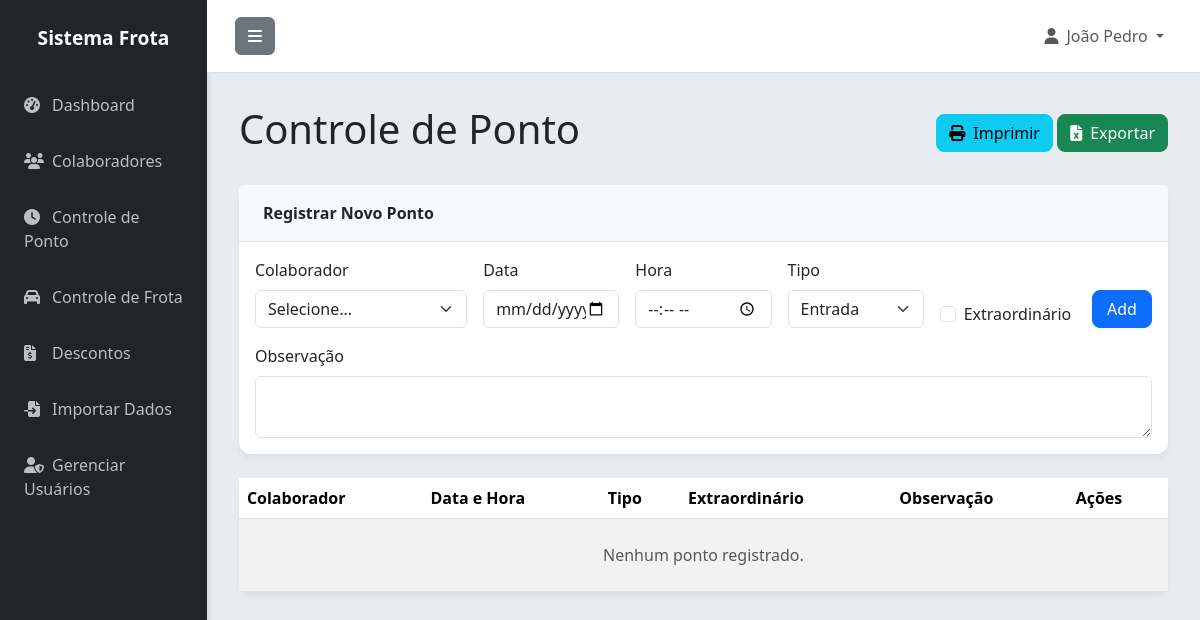
The page /pontos (signed in) on the database as committed earlier.
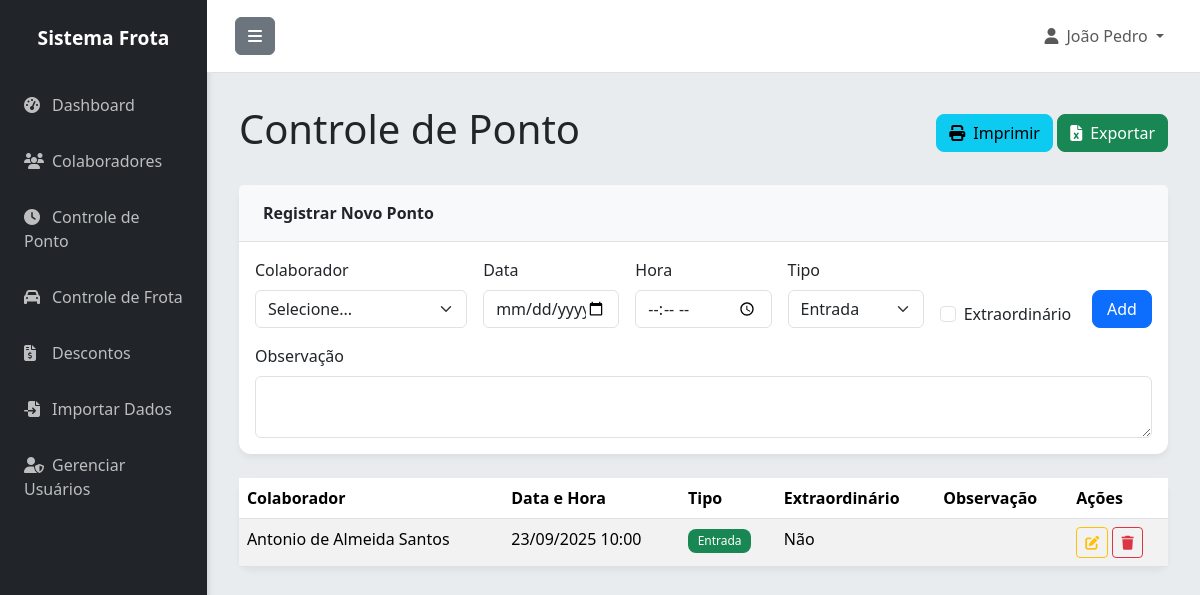
The same page on the database as committed later.
### app.py (models this page shows)
class Usuario(UserMixin, db.Model):
    id = db.Column(db.Integer, primary_key=True)
    username = db.Column(db.String(80), unique=True, nullable=False)
    password_hash = db.Column(db.String(200), nullable=False)
    nome = db.Column(db.String(100), nullable=False)
    email = db.Column(db.String(120), unique=True, nullable=False)
    ativo = db.Column(db.Boolean, default=True)
    criado_em = db.Column(db.DateTime, default=datetime.utcnow)

class Ponto(db.Model):
    id = db.Column(db.Integer, primary_key=True)
    colaborador_id = db.Column(db.Integer, db.ForeignKey('colaborador.id'), nullable=False)
    data_hora = db.Column(db.DateTime, nullable=False)
    tipo = db.Column(db.String(10), nullable=False)  # entrada ou saida
    observacao = db.Column(db.Text)
    extraordinario = db.Column(db.Boolean, default=False)
    criado_em = db.Column(db.DateTime, default=datetime.utcnow)

class Colaborador(db.Model):
    id = db.Column(db.Integer, primary_key=True)
    nome = db.Column(db.String(100), nullable=False)
    matricula = db.Column(db.String(50), unique=True, nullable=False)
    cpf = db.Column(db.String(14), unique=True)
    telefone = db.Column(db.String(20))
    email = db.Column(db.String(120))
    veiculo_vinculado = db.Column(db.String(20))
    ativo = db.Column(db.Boolean, default=True)
    criado_em = db.Column(db.DateTime, default=datetime.utcnow)
    pontos = db.relationship('Ponto', backref='colaborador', lazy=True, cascade='all, delete-orphan')
    frotas = db.relationship('Frota', backref='motorista_obj', lazy=True)
    descontos = db.relationship('Desconto', backref='colaborador', lazy=True)

### app.py (the view)
@app.route('/pontos')
@login_required
def pontos():
    pontos = Ponto.query.order_by(Ponto.data_hora.desc()).all()
    colaboradores = Colaborador.query.filter_by(ativo=True).all()
    return render_template('pontos.html', pontos=pontos, colaboradores=colaboradores)

### app.py (called while the page is built, shortened)
@login_manager.user_loader
def load_user(user_id):
    return Usuario.query.get(int(user_id))

@app.before_request
def create_tables():
    db.create_all()

### templates/pontos.html (shortened to what this page needs)
{% extends "base.html" %}
{% block content %}
<div class="d-flex justify-content-between align-items-center mb-4">
    <h1 class="fw-light">Controle de Ponto</h1>
    <div>
        <button onclick="window.print()" class="btn btn-info"><i class="fas fa-print me-2"></i>Imprimir</button>
        <a href="{{ url_for('exportar', tipo='pontos') }}" class="btn btn-success"><i class="fas fa-file-excel me-2"></i>Exportar</a>
    </div>
</div>
<div class="card mb-4">
    <div class="card-header">Registrar Novo Ponto</div>
    <div class="card-body">
        <form action="{{ url_for('novo_ponto') }}" method="POST">
            <div class="row g-3 align-items-end">
                <div class="col-md-3">
                    <label for="colaborador_id" class="form-label">Colaborador</label>
                    <select class="form-select" id="colaborador_id" name="colaborador_id" required>
                        <option value="">Selecione...</option>
                    </select>
                </div>
                <div class="col-md-2">
                    <label for="data" class="form-label">Data</label>
                    <input type="date" class="form-control" id="data" name="data" required>
                </div>
                <div class="col-md-2">
                    <label for="hora" class="form-label">Hora</label>
                    <input type="time" class="form-control" id="hora" name="hora" required>
                </div>
                <div class="col-md-2">
                    <label for="tipo" class="form-label">Tipo</label>
                    <select class="form-select" id="tipo" name="tipo" required>
                        <option value="entrada">Entrada</option>
                    </select>
                </div>
                <div class="col-md-2">
                     <div class="form-check">
                        <input class="form-check-input" type="checkbox" name="extraordinario" id="extraordinario">
                        <label class="form-check-label" for="extraordinario">Extraordinário</label>
                    </div>
                </div>
                 <div class="col-md-1">
                    <button type="submit" class="btn btn-primary w-100">Add</button>
                </div>
            </div>
             <div class="row mt-3">
                <div class="col-md-12">
                    <label for="observacao" class="form-label">Observação</label>
                    <textarea class="form-control" id="observacao" name="observacao" rows="2"></textarea>
                </div>
            </div>
        </form>
    </div>
</div>
<div class="card">
    <div class="card-body p-0">
        <div class="table-responsive">
            <table class="table table-striped table-hover mb-0">
                <thead class="bg-light">
                    <tr>
                        <th scope="col">Colaborador</th>
                        <th scope="col">Data e Hora</th>
                        <th scope="col">Tipo</th>
                        <th scope="col">Extraordinário</th>
                        <th scope="col">Observação</th>
                        <th scope="col">Ações</th>
                    </tr>
                </thead>
                <tbody>
                    {% for ponto in pontos %}
                    <tr>
                        <td>{{ ponto.colaborador.nome }}</td>
                        <td>{{ ponto.data_hora.strftime('%d/%m/%Y %H:%M') }}</td>
                        <td>
                            {% if ponto.tipo == 'entrada' %}
                                <span class="badge bg-success">Entrada</span>
                            {% else %}
                                <span class="badge bg-danger">Saída</span>
                            {% endif %}
                        </td>
                        <td>
                            {% if ponto.extraordinario %}
                                <span class="badge bg-warning">Sim</span>
                            {% else %}
                                <span>Não</span>
                            {% endif %}
                        </td>
                        <td>{{ ponto.observacao }}</td>
                        <td>
                            <a href="{{ url_for('editar_ponto', id=ponto.id) }}" class="btn btn-sm btn-outline-warning" title="Editar"><i class="fas fa-edit"></i></a>
                            <a href="{{ url_for('excluir_ponto', id=ponto.id) }}" class="btn btn-sm btn-outline-danger" title="Excluir" onclick="return confirm('Tem certeza que deseja excluir este registro?')"><i class="fas fa-trash"></i></a>
                        </td>
                    </tr>
                    {% else %}
                    <tr>
                        <td colspan="6" class="text-center text-muted py-4">Nenhum ponto registrado.</td>
                    </tr>
                    {% endfor %}
                </tbody>
            </table>
        </div>
    </div>
</div>
{% endblock %}

### templates/base.html (shortened to what this page needs)
<!DOCTYPE html>
<html lang="pt-BR">
<head>
    <link href="https://cdn.jsdelivr.net/npm/bootstrap@5.3.3/dist/css/bootstrap.min.css" rel="stylesheet">
    <link rel="stylesheet" href="https://cdnjs.cloudflare.com/ajax/libs/font-awesome/6.5.1/css/all.min.css">
</head>
<body>
    <div class="d-flex" id="wrapper">
        <div id="sidebar-wrapper">
            <div class="sidebar-heading">Sistema Frota</div>
            <div class="list-group list-group-flush">
                <a href="{{ url_for('index') }}" class="list-group-item"><i class="fas fa-tachometer-alt me-2"></i>Dashboard</a>
                <a href="{{ url_for('colaboradores') }}" class="list-group-item"><i class="fas fa-users me-2"></i>Colaboradores</a>
                <a href="{{ url_for('pontos') }}" class="list-group-item"><i class="fas fa-clock me-2"></i>Controle de Ponto</a>
                <a href="{{ url_for('frota') }}" class="list-group-item"><i class="fas fa-car me-2"></i>Controle de Frota</a>
                <a href="{{ url_for('descontos') }}" class="list-group-item"><i class="fas fa-file-invoice-dollar me-2"></i>Descontos</a>
                <a href="{{ url_for('importar') }}" class="list-group-item"><i class="fas fa-file-import me-2"></i>Importar Dados</a>
                {% if current_user.username == 'admin' %}
                <a href="{{ url_for('usuarios') }}" class="list-group-item"><i class="fas fa-user-shield me-2"></i>Gerenciar Usuários</a>
                {% endif %}
            </div>
        </div>
        <div id="page-content-wrapper">
            <nav class="navbar navbar-expand-lg navbar-light border-bottom">
                <div class="container-fluid">
                    <button class="btn btn-secondary" id="menu-toggle"><i class="fas fa-bars"></i></button>
                    <div class="collapse navbar-collapse" id="navbarSupportedContent">
                        <ul class="navbar-nav ms-auto mt-2 mt-lg-0">
                             {% if current_user.is_authenticated %}
                            <li class="nav-item dropdown">
                                <a class="nav-link dropdown-toggle" href="#" id="navbarDropdown" role="button" data-bs-toggle="dropdown" aria-expanded="false">
                                    <i class="fas fa-user me-2"></i>{{ current_user.nome }}
                                </a>
                            </li>
                             {% endif %}
                        </ul>
                    </div>
                </div>
            </nav>
            <main class="container-fluid">
                {% block content %}{% endblock %}
            </main>
        </div>
        </div>
</body>
</html>

### templates/base.html (style rules this page uses)
:root { --primary-color: #007bff; --secondary-color: #6c757d; --success-color: #28a745; --danger-color: #dc3545; --warning-color: #ffc107; --info-color: #17a2b8; --light-color: #f8f9fa; --dark-color: #343a40; --background-color: #e9ecef; --card-background: #ffffff; --sidebar-background: #212529; --sidebar-text: #ffffff; --header-background: #ffffff; }
body { background-color: var(--background-color); font-family: 'Segoe UI', Roboto, 'Helvetica Neue', Arial, sans-serif; }
#wrapper { display: flex; }
#sidebar-wrapper { min-height: 100vh; width: 250px; background-color: var(--sidebar-background); box-shadow: 2px 0 5px rgba(0, 0, 0, 0.1); transition: margin .25s ease-out; }
.sidebar-heading { padding: 1.5rem 1rem; font-size: 1.2rem; font-weight: bold; color: var(--sidebar-text); text-align: center; }
.list-group-item { background-color: var(--sidebar-background) !important; color: rgba(255, 255, 255, 0.7) !important; border: none; padding: 1rem 1.5rem; transition: background-color 0.3s, color 0.3s; }
.list-group-item i { width: 20px; }
#page-content-wrapper { flex-grow: 1; width: 100%; }
.navbar { background-color: var(--header-background) !important; border-bottom: 1px solid #e0e0e0; padding: 1rem; }
main.container-fluid { padding: 2rem !important; }
.card { border: none; border-radius: 0.75rem; box-shadow: 0 4px 6px rgba(0, 0, 0, 0.05); }
.card-header { background-color: var(--light-color); border-bottom: 1px solid #e0e0e0; font-weight: bold; padding: 1rem 1.5rem; }
.btn-primary, .btn-success, .btn-warning, .btn-danger, .btn-info { border-radius: 0.5rem; }
.badge { border-radius: 0.5rem; padding: 0.5em 0.8em; font-weight: normal; }

Rows that differ between the two databases and show on the page:
added Ponto: colaborador.nome "Antonio de Almeida Santos", data_hora "23/09/2025 10:00", tipo "Entrada", extraordinario "Não"
Other text that changed with them:
text no longer shown: "Nenhum ponto registrado."
